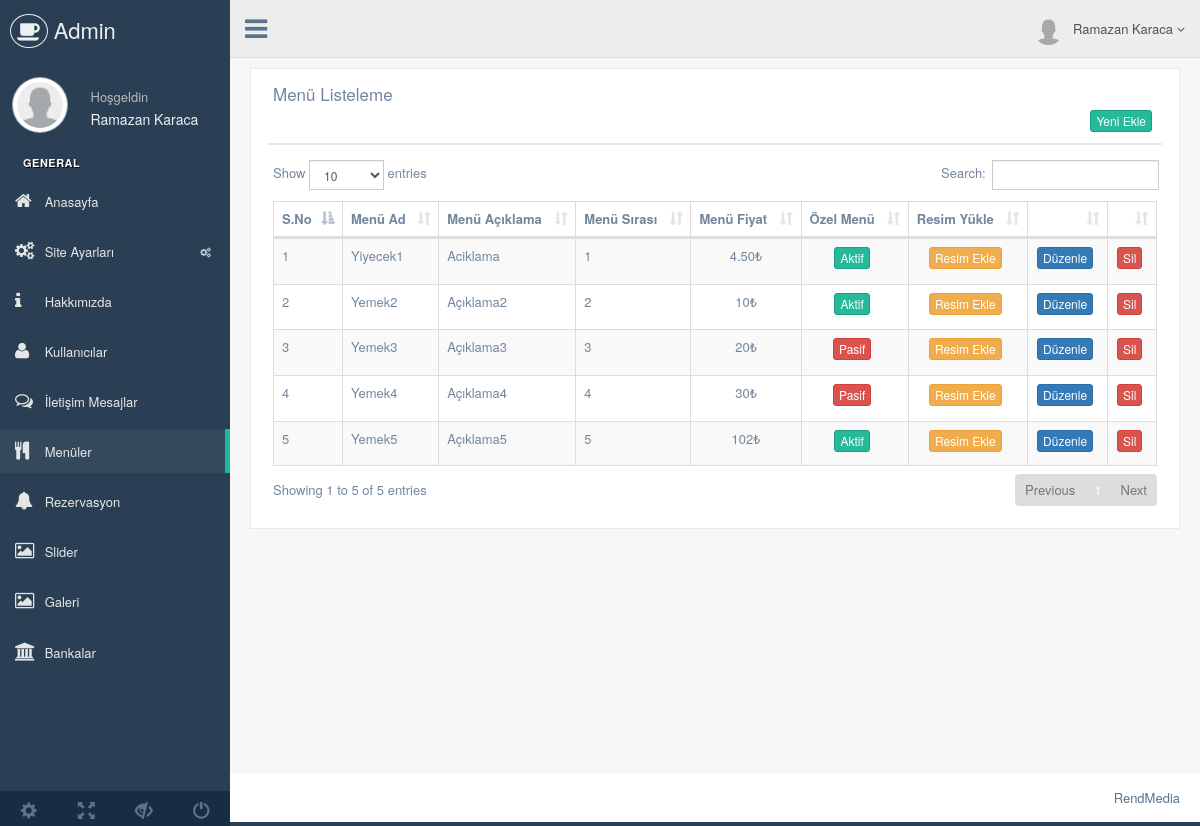
The app's page /admin/production/menu.php (signed in) with its own data.
### tables this page shows
CREATE TABLE `kullanici` (
  `kullanici_id` int(11) NOT NULL,
  `kullanici_zaman` datetime NOT NULL DEFAULT CURRENT_TIMESTAMP,
  `kullanici_mail` varchar(100) NOT NULL,
  `kullanici_password` varchar(50) NOT NULL,
  `kullanici_adsoyad` varchar(50) NOT NULL
);

CREATE TABLE `yemek_menu` (
  `food_menu_id` int(11) NOT NULL,
  `food_menu_name` varchar(255) NOT NULL,
  `food_menu_description` text NOT NULL,
  `food_menu_price` varchar(10) NOT NULL,
  `menu_sira` int(2) NOT NULL,
  `ozel_menu` enum('0','1') NOT NULL DEFAULT '0'
);

### admin/production/menu.php (the view, shortened to what this page needs)
<?php
include 'header.php';
$menusor=$db->prepare("SELECT * FROM yemek_menu order by menu_sira ASC");
$menusor->execute();
?>
<div class="right_col" role="main">
  <div class="">
    <div class="row">
      <div class="col-md-12 col-sm-12 col-xs-12">
        <div class="x_panel">
          <div class="x_title">
            <h2>Menü Listeleme </h2>
            <div class="clearfix"></div>
            <div align="right">
              <a href="menu-ekle.php"><button class="btn btn-success btn-xs"> Yeni Ekle</button></a>
            </div>
          </div>
          <div class="x_content">
            <table id="datatable-responsive" class="table table-striped table-bordered dt-responsive nowrap" cellspacing="0" width="100%">
              <thead>
                <tr>
                  <th>S.No</th>
                  <th>Menü Ad</th>
                  <th>Menü Açıklama</th>
                  <th>Menü Sırası</th>
                  <th>Menü Fiyat</th>
                  <th>Özel Menü</th>
                  <th>Resim Yükle</th>
                  <th></th>
                  <th></th>
                </tr>
              </thead>
              <tbody>
                <?php
                $say=0;
                while($menucek=$menusor->fetch(PDO::FETCH_ASSOC)) { $say++?>
                <tr>
                 <td width="20"><?php echo $say ?></td>
                 <td><?php echo $menucek['food_menu_name'] ?></td>
                 <td><?php echo $menucek['food_menu_description'] ?></td>
                <td><?php echo $menucek['menu_sira'] ?></td>
                <td><center><?php echo $menucek['food_menu_price'] ?>₺</center></td>
                 <td><center><?php
                  if ($menucek['ozel_menu']==1) {?>
                  <button class="btn btn-success btn-xs">Aktif</button>
                <?php } else {?>
                <button class="btn btn-danger btn-xs">Pasif</button>
                <?php } ?>
              </center>
            </td>
 <td><center><a href="ozelmenuresim.php?ozel_menu_id=<?php echo $menucek['food_menu_id']; ?>"><button class="btn btn-warning btn-xs">Resim Ekle</button></a></center></td>
            <td><center><a href="menu-duzenle.php?food_menu_id=<?php echo $menucek['food_menu_id']; ?>"><button class="btn btn-primary btn-xs">Düzenle</button></a></center></td>
            <td><center><a href="../../baglan/islem.php?food_menu_id=<?php echo $menucek['food_menu_id']; ?>&menusil=ok"><button class="btn btn-danger btn-xs">Sil</button></a></center></td>
          </tr>
          <?php  }
          ?>
        </tbody>
      </table>
    </div>
  </div>
</div>
</div>
</div>
</div>
<?php include 'footer.php'; ?>

### admin/production/header.php (shortened to what this page needs)
<?php
include '../../ayarlar/baglan.php';
$kullanicisor=$db->prepare("SELECT * FROM kullanici where kullanici_mail=:mail");
$kullanicisor->execute(array(
  'mail' => $_SESSION['kullanici_mail']
  ));
$kullanicicek=$kullanicisor->fetch(PDO::FETCH_ASSOC);
?>
<!DOCTYPE html>
<html lang="en">
<head>
  <link href="../vendors/bootstrap/dist/css/bootstrap.min.css" rel="stylesheet">
  <link href="../vendors/font-awesome/css/font-awesome.min.css" rel="stylesheet">
  <link href="../vendors/nprogress/nprogress.css" rel="stylesheet">
  <link href="../vendors/iCheck/skins/flat/green.css" rel="stylesheet">
  <link href="../vendors/datatables.net-bs/css/dataTables.bootstrap.min.css" rel="stylesheet">
  <link href="../vendors/datatables.net-buttons-bs/css/buttons.bootstrap.min.css" rel="stylesheet">
  <link href="../vendors/datatables.net-fixedheader-bs/css/fixedHeader.bootstrap.min.css" rel="stylesheet">
  <link href="../vendors/datatables.net-responsive-bs/css/responsive.bootstrap.min.css" rel="stylesheet">
  <link href="../vendors/datatables.net-scroller-bs/css/scroller.bootstrap.min.css" rel="stylesheet">
  <link href="../vendors/dropzone/dist/min/dropzone.min.css" rel="stylesheet">
  <link href="../build/css/custom.min.css" rel="stylesheet">
</head>
<body class="nav-md">
  <div class="container body">
    <div class="main_container">
      <div class="col-md-3 left_col">
        <div class="left_col scroll-view">
          <div class="navbar nav_title" style="border: 0;">
            <a href="../production/index.php" class="site_title"><i class="fa fa-coffee"></i> <span>Admin</span></a>
          </div>
          <div class="profile clearfix">
            <div class="profile_pic">
              <img src="images/user.png" alt="..." class="img-circle profile_img">
            </div>
            <div class="profile_info">
              <span>Hoşgeldin</span>
              <h2><?php echo $kullanicicek['kullanici_adsoyad'] ?></h2>
            </div>
          </div>
          <br />
          <div id="sidebar-menu" class="main_menu_side hidden-print main_menu">
            <div class="menu_section">
              <h3>General</h3>
              <ul class="nav side-menu">
                <li><a href="index.php"><i class="fa fa-home"></i> Anasayfa </a></li>
                <li><a><i class="fa fa-cogs"></i> Site Ayarları <span class="fa fa-cogs"></span></a>
             </li>
             <li><a href="hakkimizda.php"><i class="fa fa-info"></i> Hakkımızda </a></li>
             <li><a href="kullanici.php"><i class="fa fa-user"></i> Kullanıcılar </a></li>
             <li><a href="iletisim.php"><i class="fa fa-comments-o"></i> İletişim Mesajlar </a></li>
             <li><a href="menu.php"><i class="fa fa-cutlery"></i> Menüler </a></li>
             <li><a href="rezervasyon.php"><i class="fa fa-bell"></i> Rezervasyon </a></li>
             <li><a href="slider.php"><i class="fa fa-image"></i> Slider </a></li>
             <li><a href="galeri.php"><i class="fa fa-picture-o"></i> Galeri </a></li>
             <li><a href="banka.php"><i class="fa fa-bank"></i> Bankalar </a></li>
           </ul>
         </div>
       </div>
       <div class="sidebar-footer hidden-small">
        <a data-toggle="tooltip" data-placement="top" title="Settings">
          <span class="glyphicon glyphicon-cog" aria-hidden="true"></span>
        </a>
        <a data-toggle="tooltip" data-placement="top" title="FullScreen">
          <span class="glyphicon glyphicon-fullscreen" aria-hidden="true"></span>
        </a>
        <a data-toggle="tooltip" data-placement="top" title="Lock">
          <span class="glyphicon glyphicon-eye-close" aria-hidden="true"></span>
        </a>
        <a data-toggle="tooltip" data-placement="top" title="Logout">
          <span class="glyphicon glyphicon-off" aria-hidden="true"></span>
        </a>
      </div>
    </div>
  </div>
  <div class="top_nav">
    <div class="nav_menu">
      <nav>
        <div class="nav toggle">
          <a id="menu_toggle"><i class="fa fa-bars"></i></a>
        </div>
        <ul class="nav navbar-nav navbar-right">
          <li class="">
            <a href="javascript:;" class="user-profile dropdown-toggle" data-toggle="dropdown" aria-expanded="false">
              <img src="images/user.png" alt=""><?php echo $kullanicicek['kullanici_adsoyad'] ?>
              <span class=" fa fa-angle-down"></span>
            </a>
          </li>
            </ul>
      </nav>
    </div>
  </div>

### records on screen
kullanici: kullanici_adsoyad "Ramazan Karaca"
yemek_menu: food_menu_name "Yiyecek1", food_menu_description "Aciklama", menu_sira "1", food_menu_price "4.50", ozel_menu "Aktif"
yemek_menu: food_menu_name "Yemek2", food_menu_description "Açıklama2", menu_sira "2", food_menu_price "10", ozel_menu "Aktif"
yemek_menu: food_menu_name "Yemek3", food_menu_description "Açıklama3", menu_sira "3", food_menu_price "20", ozel_menu "Pasif"
yemek_menu: food_menu_name "Yemek4", food_menu_description "Açıklama4", menu_sira "4", food_menu_price "30", ozel_menu "Pasif"
yemek_menu: food_menu_name "Yemek5", food_menu_description "Açıklama5", menu_sira "5", food_menu_price "102", ozel_menu "Aktif"
